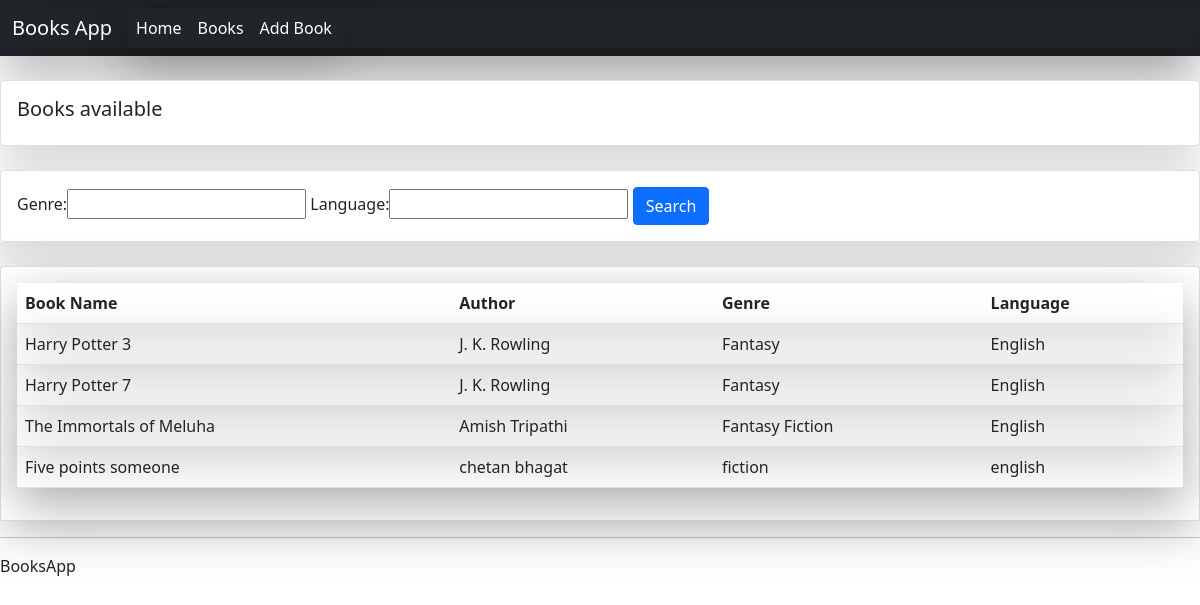
Screenshot of /products/ with the database file from the repository.
### home/models.py (models this page shows, shortened)
class Book(models.Model):
    name = models.CharField(max_length=200)
    author = models.CharField(max_length=100, null=True)
    genre = models.CharField(max_length=200, null=True)
    language = models.CharField(max_length=100, null=True)

### home/views.py (the view)
# urls.py: path('products/', views.products, name = 'products'),
def products(request):
    books = Book.objects.all()
    myFilter = BookFilter(request.GET, queryset=books)
    books = myFilter.qs
    return render(request, 'products.html', {'books': books, 'myFilter' : myFilter})

### templates/products.html (shortened to what this page needs)
{% extends 'base.html' %}
{% block content %}
<br>
<div class="card card-body shadow-lg">
    <h5>Books available</h5>
</div>
<br>
<div class="row shadow-lg">
    <div class="col">
        <div class="card card-body">
            <form method="get">
                {{myFilter.form}}
                <button class="btn btn-primary" type="submit">
                    Search
                </button>
            </form>
        </div>
    </div>
</div>
<br>
<div class="card card-body shadow-lg">
    <table class="table shadow-lg">
        <tr class="shadow-lg">
            <th>Book Name</th>
            <th>Author</th>
            <th>Genre</th>
            <th>Language</th>
        </tr>
        {% for i in books %}
        <tr class="shadow-lg">
            <td>{{i.name}}</td>
            <td>{{i.author}}</td>
            <td>{{i.genre}}</td>
            <td>{{i.language}}</td>
        </tr>
        {% endfor %}
    </table>
</div>
{% endblock %}

### templates/base.html (shortened to what this page needs)
<!DOCTYPE html>
<html lang="en">
<head>
    <link href="https://cdn.jsdelivr.net/npm/bootstrap@5.0.2/dist/css/bootstrap.min.css" rel="stylesheet"
>
</head>
<body>
    <nav class="navbar navbar-expand-lg navbar-dark bg-dark shadow-lg">
        <div class="container-fluid shadow-lg">
            <a class="navbar-brand" href="#">Books App</a>
            <div class="collapse navbar-collapse shadow-lg" id="navbarNav">
                <ul class="navbar-nav shadow-lg">
                    <li class="nav-item">
                        <a class="nav-link active" aria-current="page" href="/">Home</a>
                    </li>
                    <li class="nav-item">
                        <a class="nav-link active" href="/products">Books</a>
                    </li>
                    <li class="nav-item">
                        <a class="nav-link active" href="/addbook">Add Book</a>
                    </li>
                </ul>
            </div>
        </div>
    </nav>
    {% block content %}
    {% endblock %}
    <hr>
    <h8>BooksApp</h8>
</body>
</html>

### rows the page displays
Book: name "Harry Potter 3", author "J. K. Rowling", genre "Fantasy", language "English"
Book: name "Harry Potter 7", author "J. K. Rowling", genre "Fantasy", language "English"
Book: name "The Immortals of Meluha", author "Amish Tripathi", genre "Fantasy Fiction", language "English"
Book: name "Five points someone", author "chetan bhagat", genre "fiction", language "english"
